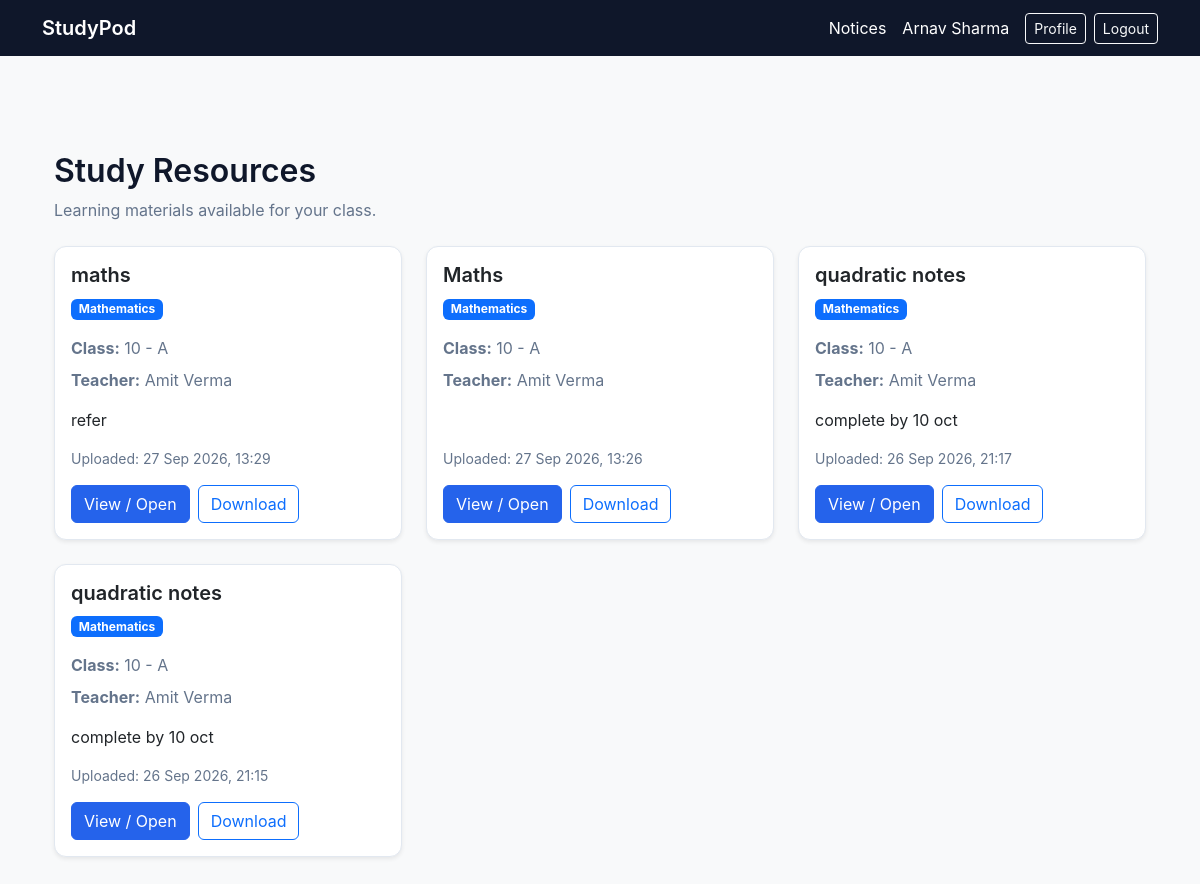
Page /resources/ (signed in) on the committed database.
### accounts/models.py (models this page shows, shortened)
class User(AbstractUser):
    class Role(models.TextChoices):
        TEACHER = "TEACHER", "Teacher"
        STUDENT = "STUDENT", "Student"
        PARENT = "PARENT", "Parent"
    role = models.CharField(
        max_length=10,
        choices=Role.choices,
        default=Role.STUDENT,
    )

class TeacherProfile(models.Model):
    user = models.OneToOneField(
        User,
        on_delete=models.CASCADE,
        related_name="teacher_profile"
    )
    employee_id = models.CharField(max_length=50, unique=True)
    department = models.CharField(max_length=100, blank=True)
    def __str__(self):
        return self.user.get_full_name() or self.user.username

### academics/models.py (models this page shows, shortened)
class Resource(models.Model):
    title = models.CharField(max_length=200)
    description = models.TextField(blank=True)
    teacher = models.ForeignKey(
        "accounts.TeacherProfile",
        on_delete=models.CASCADE,
        related_name="resources"
    )
    student_class = models.ForeignKey(
        Class,
        on_delete=models.CASCADE,
        related_name="resources"
    )
    subject = models.ForeignKey(
        Subject,
        on_delete=models.CASCADE,
        related_name="resources"
    )
    file = models.FileField(upload_to="resources/")
    created_at = models.DateTimeField(auto_now_add=True)

class Subject(models.Model):
    name = models.CharField(max_length=100)
    code = models.CharField(max_length=20, unique=True)

class Class(models.Model):
    name = models.CharField(max_length=50)
    section = models.CharField(max_length=10)
    academic_year = models.CharField(max_length=20)

### accounts/views.py (the view, shortened to what this page needs)
@login_required
def resource_list(request):
    user = request.user
    if user.role == "TEACHER":
        resources = Resource.objects.filter(
            teacher=user.teacher_profile
        ).select_related(
            "student_class",
            "subject"
        ).order_by(
            "-created_at"
        )
    elif user.role == "STUDENT":
        student = user.student_profile
        if student.student_class:
            resources = Resource.objects.filter(
                student_class=student.student_class
            ).select_related(
                "teacher",
                "student_class",
                "subject"
            ).order_by(
                "-created_at"
            )
        else:
            resources = Resource.objects.none()
    else:
        resources = Resource.objects.none()
    return render(
        request,
        "accounts/resource_list.html",
        {
            "resources": resources,
        }
    )

### accounts/templates/accounts/resource_list.html (shortened to what this page needs)
{% extends "accounts/base.html" %}
{% block content %}
<div class="container mt-5">
    <div class="d-flex justify-content-between align-items-center mb-4">
        <div>
            <h2>Study Resources</h2>
            {% if request.user.role == "STUDENT" or request.user.role == "PARENT" %}
                <p class="text-muted mb-0">
                    Learning materials available for your class.
                </p>
            {% else %}
                <p class="text-muted mb-0">
                    View and manage your uploaded learning materials.
                </p>
            {% endif %}
        </div>
    </div>
    {% if resources %}
        <div class="row">
            {% for resource in resources %}
                <div class="col-md-6 col-lg-4 mb-4">
                    <div class="card shadow-sm h-100">
                        <div class="card-body d-flex flex-column">
                            <h5 class="card-title">
                                {{ resource.title }}
                            </h5>
                            <div class="mb-3">
                                <span class="badge bg-primary">
                                    {{ resource.subject.name }}
                                </span>
                            </div>
                            <p class="text-muted mb-2">
                                <strong>Class:</strong>
                                {{ resource.student_class.name }}
                                -
                                {{ resource.student_class.section }}
                            </p>
                            {% if resource.teacher %}
                                <p class="text-muted mb-2">
                                    <strong>Teacher:</strong>
                                    {{ resource.teacher }}
                                </p>
                            {% endif %}
                            {% if resource.description %}
                                <p class="card-text mt-2">
                                    {{ resource.description }}
                                </p>
                            {% endif %}
                            <small class="text-muted mb-3 mt-auto">
                                Uploaded:
                                {{ resource.created_at|date:"d M Y, H:i" }}
                            </small>
                            <div class="d-flex gap-2">
                                <a
                                    href="{{ resource.file.url }}"
                                    target="_blank"
                                    class="btn btn-primary"
                                >
                                    View / Open
                                </a>
                                <a
                                    href="{{ resource.file.url }}"
                                    download
                                    class="btn btn-outline-primary"
                                >
                                    Download
                                </a>
                            </div>
                        </div>
                    </div>
                </div>
            {% endfor %}
        </div>
    {% endif %}
</div>
{% endblock %}

### accounts/templates/accounts/base.html (shortened to what this page needs)
<!DOCTYPE html>
<html lang="en">
<head>
    <link href="https://cdn.jsdelivr.net/npm/bootstrap@5.3.3/dist/css/bootstrap.min.css" rel="stylesheet">
</head>
<body class="bg-light">
    <nav class="navbar navbar-dark bg-dark">
        <div class="container d-flex justify-content-between">
            {% if user.is_authenticated %}
                <a href="{% url 'dashboard' %}" class="navbar-brand fw-semibold">StudyPod</a>
                <div class="d-flex flex-wrap align-items-center gap-2">
                    <a href="{% url 'notices' %}" class="text-white text-decoration-none me-2">Notices</a>
                    <span class="text-white me-2">{{ user.get_full_name|default:user.username }}</span>
                    <a href="{% url 'profile' %}" class="btn btn-outline-light btn-sm">Profile</a>
                    <a href="{% url 'logout' %}" class="btn btn-outline-light btn-sm">Logout</a>
                </div>
            {% endif %}
        </div>
    </nav>
    <main class="container py-5">
        {% block content %}{% endblock %}
    </main>
</body>
</html>

### accounts/templates/accounts/base.html (style rules this page uses)
:root { --sp-primary: #2563eb; --sp-navy: #0f172a; --sp-background: #f8fafc; --sp-text: #1e293b; --sp-muted: #64748b; --sp-border: #e2e8f0; }
body { background: var(--sp-background); color: var(--sp-text); font-family: -apple-system, BlinkMacSystemFont, "Segoe UI", sans-serif; }
.navbar.bg-dark { background-color: var(--sp-navy) !important; }
h1, h2, h3, h4, h5, h6 { color: var(--sp-navy); font-weight: 600; }
.btn-primary { background-color: var(--sp-primary); border-color: var(--sp-primary); }
.card { background-color: #fff; border: 1px solid var(--sp-border); border-radius: 12px; box-shadow: 0 2px 8px rgb(15 23 42 / 5%); }
a:not(.btn):not(.navbar-brand) { color: var(--sp-primary); }
.navbar a:not(.btn):not(.navbar-brand) { color: #fff; }
.text-muted { color: var(--sp-muted) !important; }

### rows in the picture
User: get_full_name "Arnav Sharma"
Resource: title "maths", subject.name "Mathematics", student_class.name "10", student_class.section "A", teacher "Amit Verma", description "refer", created_at "27 Sep 2026, 13:29"
Resource: title "Maths", subject.name "Mathematics", student_class.name "10", student_class.section "A", teacher "Amit Verma", created_at "27 Sep 2026, 13:26"
Resource: title "quadratic notes", subject.name "Mathematics", student_class.name "10", student_class.section "A", teacher "Amit Verma", description "complete by 10 oct", created_at "26 Sep 2026, 21:17"
Resource: title "quadratic notes", subject.name "Mathematics", student_class.name "10", student_class.section "A", teacher "Amit Verma", description "complete by 10 oct", created_at "26 Sep 2026, 21:15"
